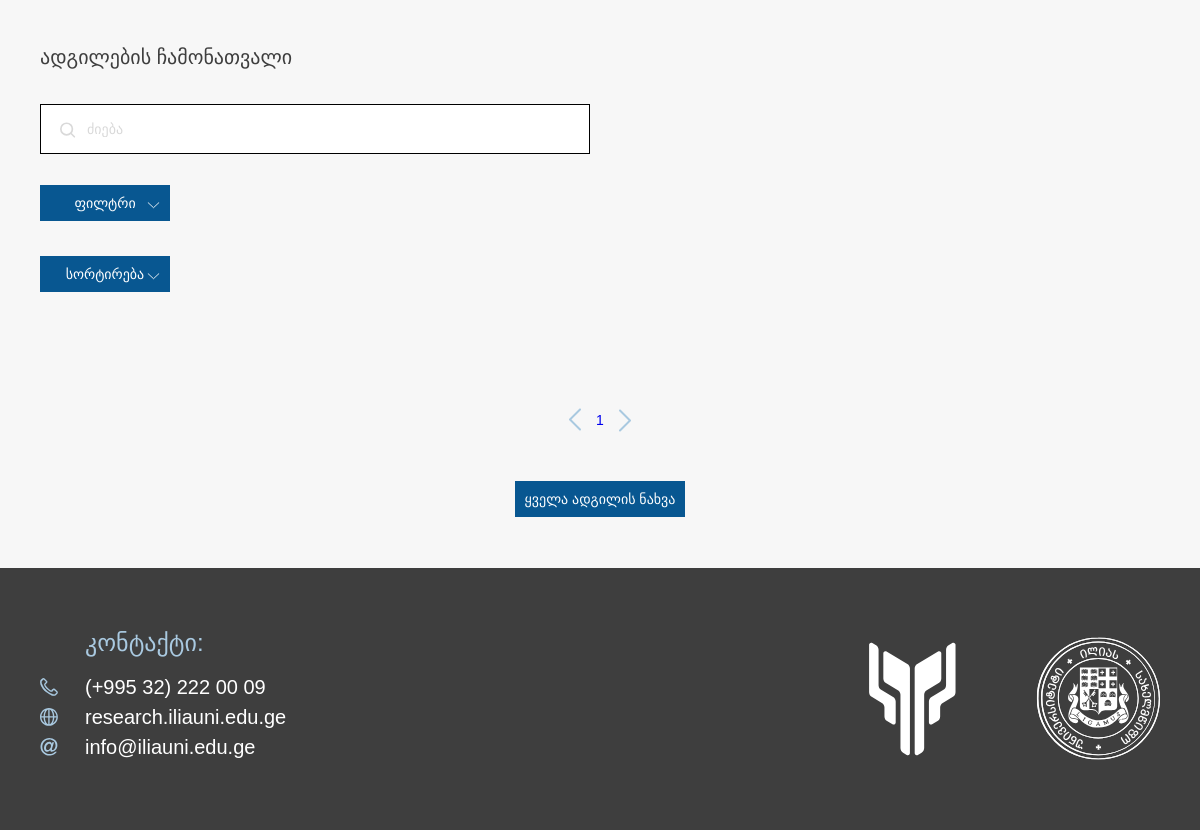
Page /?page=2 (lower part) on the earlier database version.
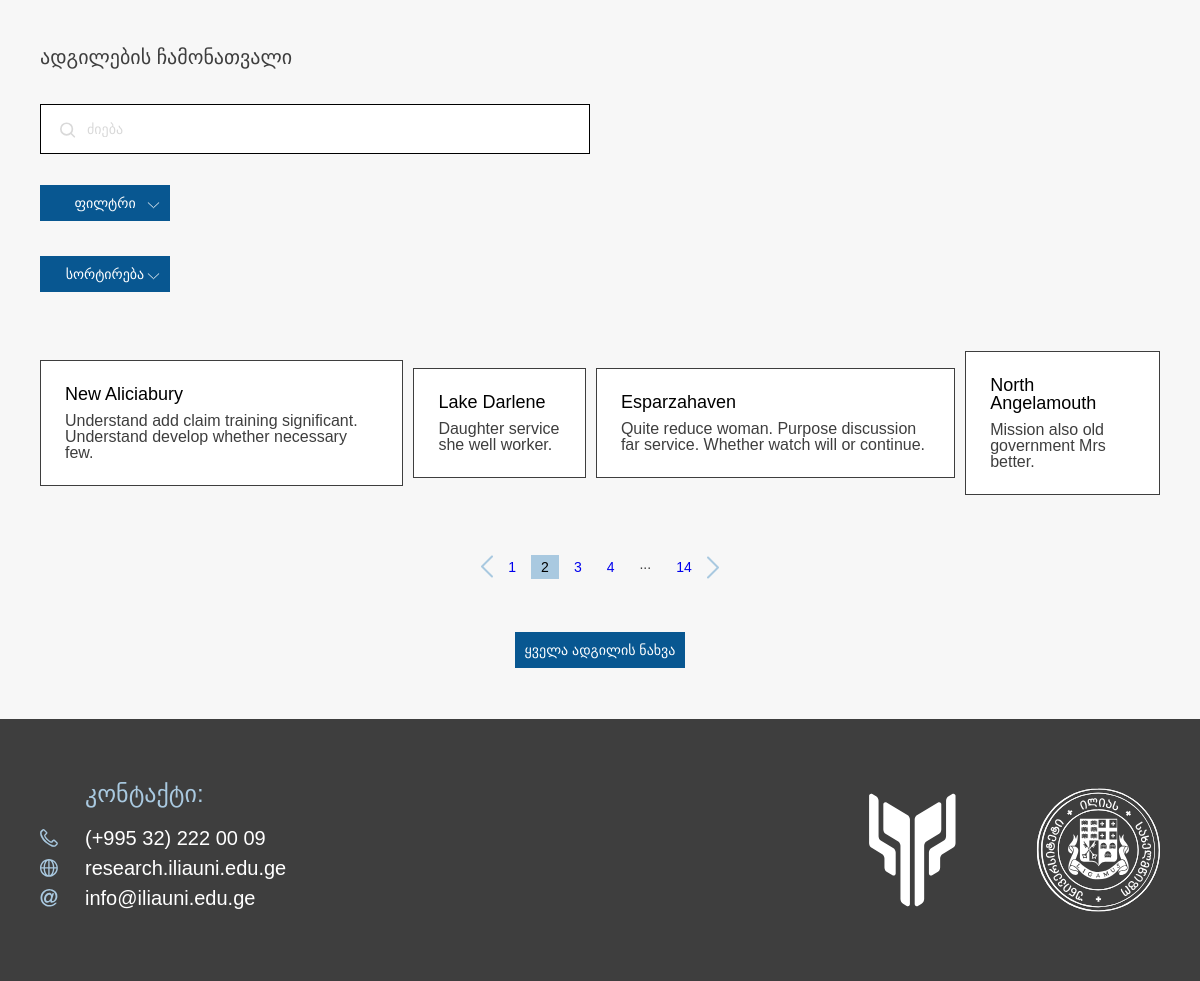
Same page on the later database version.
### src/models/location.py (models this page shows, shortened)
class Location(BaseModel, db.Model):
    __tablename__ = 'locations'
    id = db.Column(db.Integer, primary_key=True)
    name = db.Column(db.String, nullable=False)
    period = db.Column(db.String)
    description = db.Column(db.String)
    latitude = db.Column(db.Float)
    longitude = db.Column(db.Float)
    types = db.relationship("Type", secondary="location_types", backref="locations")
    relations = db.relationship("LocationRelation", back_populates="location")
    bibliographies = db.relationship("Bibliography", secondary="location_bibliographies", backref="locations")
    links = db.relationship("Link", back_populates="location")

### src/views/main/routes.py (the view)
@main_blueprint.route('/')
def index():
    page = request.args.get('page', 1, type=int)
    per_page = 4
    pagination = Location.query.order_by(Location.id.desc()).paginate(page=page, per_page=per_page, error_out=False)
    return render_template('index.html', locations=pagination.items, pagination=pagination)

### src/templates/main/index.html (shortened to what this page needs)
{% extends "layout/base.html" %}
{% block content %}
{% import 'macros.html' as macros %}
<main>
    <section class="list-of-places">
      <form action="#" class="places-list-form">
        <label for="search">ადგილების ჩამონათვალი</label>
        <input type="text" id="search" placeholder="ძიება" />
        <img src="{{ url_for('static', filename='assets/search-icon.svg') }}" alt="search icon" />
      </form>
      <div class="filter-wrapper">
        <div class="filterBtn-container dropdown-btn">
          <button>ფილტრი</button>
          <img src="{{ url_for('static', filename='assets/down-arrow.svg') }}" alt="button arrow" />
        </div>
      </div>
      <div class="sort-wrapper">
        <div class="sortBtn-container dropdown-btn">
          <button>სორტირება</button>
          <img src="{{ url_for('static', filename='assets/down-arrow.svg') }}" alt="button arrow" />
        </div>
      </div>
      <div class="slider-wrapper">
 <div class="cards">
    {% for location in locations %}
        <a href="{{ url_for('pages.place_detail', location_id=location.id) }}" class="card">
            <div>
                <h4>{{ location.name }}</h4>
                <p>{{ location.description }}</p>
            </div>
        </a>
    {% endfor %}
</div>
<div class="pages">
    <a id="leftArrow" href="{{ url_for('main.index', page=pagination.prev_num) }}" {% if not pagination.has_prev %}class="disabled"{% endif %}>
        <img src="{{ url_for('static', filename='assets/slider-arrow.svg') }}" alt="left arrow">
    </a>
    <div class="numbers">
        {% for page_num in pagination.iter_pages(left_edge=1, left_current=2, right_current=2, right_edge=1) %}
            {% if page_num %}
                {% if page_num == pagination.page %}
                    <span class="current">{{ page_num }}</span>
                {% else %}
                    <span><a href="{{ url_for('main.index', page=page_num) }}">{{ page_num }}</a></span>
                {% endif %}
            {% else %}
                <span class="spot">...</span>
            {% endif %}
        {% endfor %}
    </div>
    <a id="rightArrow" href="{{ url_for('main.index', page=pagination.next_num) }}" {% if not pagination.has_next %}class="disabled"{% endif %}>
        <img src="{{ url_for('static', filename='assets/slider-arrow.svg') }}" alt="right arrow">
    </a>
</div>
        <a href="{{ url_for('pages.locations') }}">
          <button>ყველა ადგილის ნახვა</button>
        </a>
      </div>
    </section>
  </main>
{% endblock %}
{% block footer %}
{% include "layout/footer.html" %}
{% endblock %}

Differences in the rows shown:
added Location: name "New Aliciabury", description "Understand add claim training significant. Understand develop whether necessary few."
added Location: name "Lake Darlene", description "Daughter service she well worker."
added Location: name "Esparzahaven", description "Quite reduce woman. Purpose discussion far service. Whether watch will or continue."
added Location: name "North Angelamouth", description "Mission also old government Mrs better."
Other differences:
new list line: "2"
new list line: "3"
new list line: "4"
new list line: "14"
